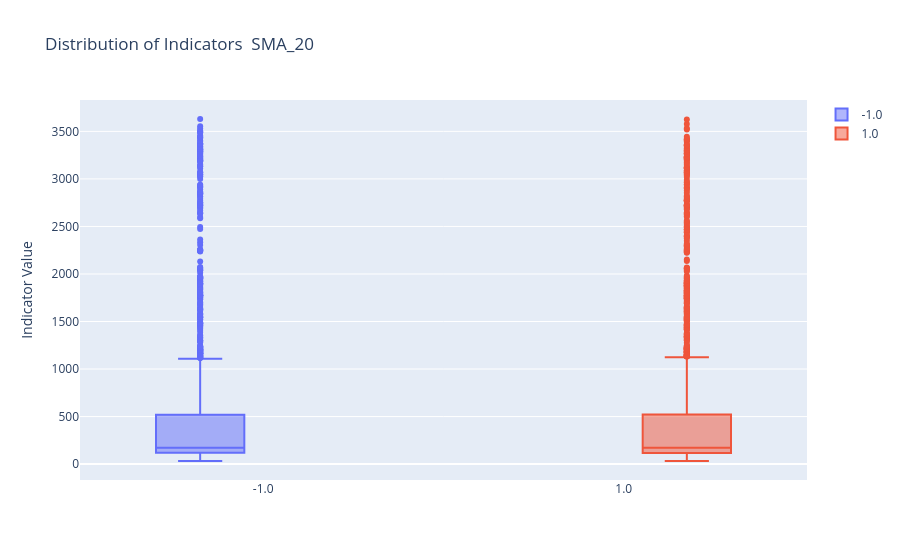
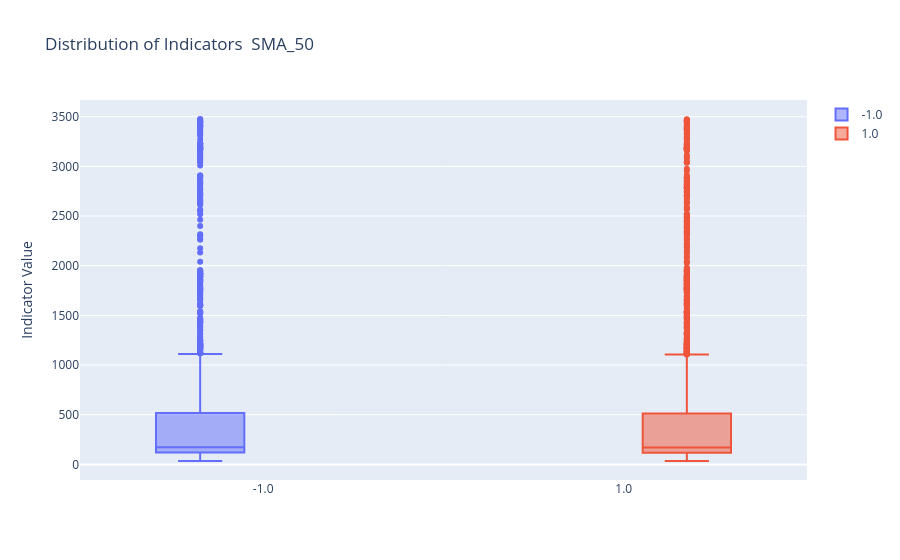
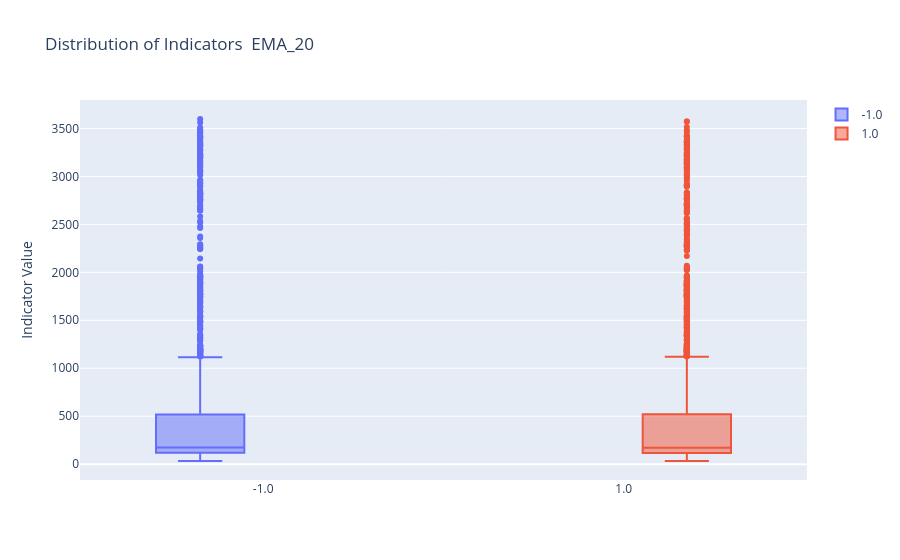
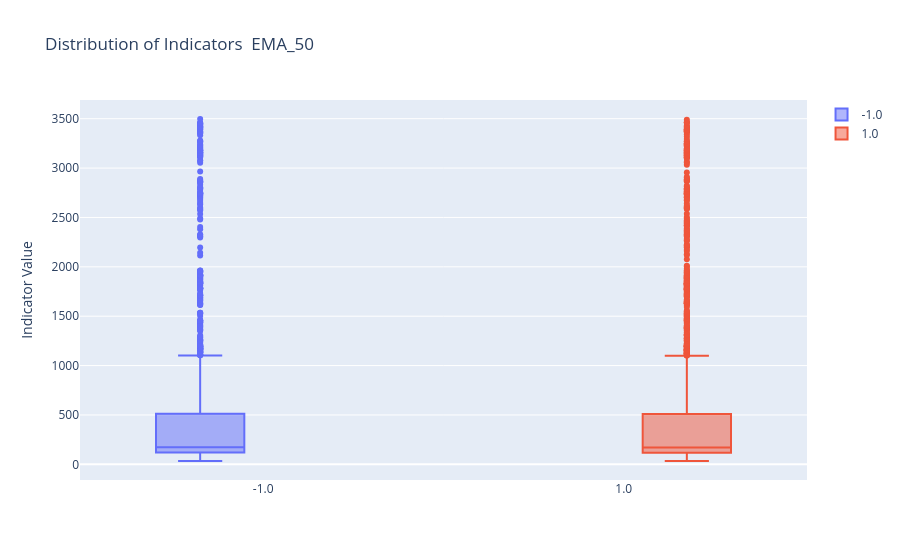

Source (notebook cell) for these figures, in order:
### Code cell
import plotly.graph_objects as go
import pandas as pd

def plot_indicator_distributions(df: pd.DataFrame, indicator_columns: list) -> None:
    """Plots box plots of indicator features for each label."""

    for col in indicator_columns:
        fig = go.Figure()

        for side in df['Side'].unique():
            if side != 0:
              fig.add_trace(go.Box(y=df[df['Side'] == side][col], name=side)) #只保留非 0 的标签来画图，也就是忽略 Label=0 的样本。一般在你前面的 meta-labeling 逻辑里，0 代表“不要交易/不值得跟”的样本，所以这里只看“有交易信号”的例子。
        fig.update_layout(title=f'Distribution of Indicators  {col}',
                         yaxis_title='Indicator Value',
                         boxmode='group')
        fig.show()


indicator_cols = ['SMA_20', 'SMA_50', 'EMA_20', 'EMA_50', 'ret_1d', 'ret_5d',
       'ret_10d', 'ret_20d', 'MACD', 'MACD_Signal', 'HL_range', 'Gap_OC',
       'Gap_CC', 'RSI', 'Return', 'Lag_Return_1', 'Lag_Return_2',
       'Lag_Return_3', 'Tomorrow_Return']

plot_indicator_distributions(subset, indicator_cols)
#遍历 indicator_cols 中的每一个指标;对每个非零 Side 画一个箱线图;显示一张按标签分组的指标分布图

### Figure 1 — Plotly figure (JSON) as saved in the notebook; plotly's stock layout.template omitted (floating-point values rounded to 4 significant figures; data arrays with more than 128 entries replaced by an {"elided": "..."} marker saying what was removed)
{"data": [{"name": "-1.0", "type": "box", "y": {"elided": "2210 float values"}}, {"name": "1.0", "type": "box", "y": {"elided": "2785 float values"}}], "layout": {"autosize": true, "boxmode": "group", "title": {"text": "Distribution of Indicators  SMA_20"}, "xaxis": {"autorange": true, "range": [-0.5065, 1.506], "type": "category"}, "yaxis": {"autorange": true, "range": [-167.3, 3830.0], "title": {"text": "Indicator Value"}, "type": "linear"}}}

### Figure 2 — Plotly figure (JSON) as saved in the notebook; plotly's stock layout.template omitted (floating-point values rounded to 4 significant figures; data arrays with more than 128 entries replaced by an {"elided": "..."} marker saying what was removed)
{"data": [{"name": "-1.0", "type": "box", "y": {"elided": "2210 float values"}}, {"name": "1.0", "type": "box", "y": {"elided": "2785 float values"}}], "layout": {"autosize": true, "boxmode": "group", "title": {"text": "Distribution of Indicators  SMA_50"}, "xaxis": {"autorange": true, "range": [-0.5065, 1.506], "type": "category"}, "yaxis": {"autorange": true, "range": [-157.3, 3668.0], "title": {"text": "Indicator Value"}, "type": "linear"}}}

### Figure 3 — Plotly figure (JSON) as saved in the notebook; plotly's stock layout.template omitted (floating-point values rounded to 4 significant figures; data arrays with more than 128 entries replaced by an {"elided": "..."} marker saying what was removed)
{"data": [{"name": "-1.0", "type": "box", "y": {"elided": "2210 float values"}}, {"name": "1.0", "type": "box", "y": {"elided": "2785 float values"}}], "layout": {"autosize": true, "boxmode": "group", "title": {"text": "Distribution of Indicators  EMA_20"}, "xaxis": {"autorange": true, "range": [-0.5065, 1.506], "type": "category"}, "yaxis": {"autorange": true, "range": [-165.3, 3797.0], "title": {"text": "Indicator Value"}, "type": "linear"}}}

### Figure 4 — Plotly figure (JSON) as saved in the notebook; plotly's stock layout.template omitted (floating-point values rounded to 4 significant figures; data arrays with more than 128 entries replaced by an {"elided": "..."} marker saying what was removed)
{"data": [{"name": "-1.0", "type": "box", "y": {"elided": "2210 float values"}}, {"name": "1.0", "type": "box", "y": {"elided": "2785 float values"}}], "layout": {"autosize": true, "boxmode": "group", "title": {"text": "Distribution of Indicators  EMA_50"}, "xaxis": {"autorange": true, "range": [-0.5065, 1.506], "type": "category"}, "yaxis": {"autorange": true, "range": [-158.8, 3689.0], "title": {"text": "Indicator Value"}, "type": "linear"}}}
